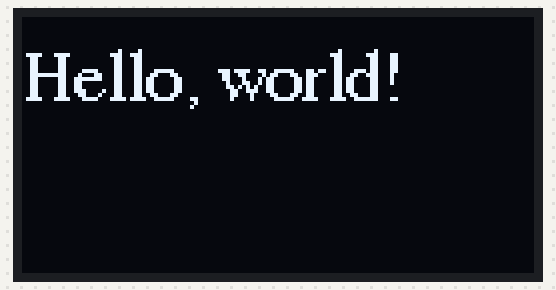
Recording of a sketch running on a simulated Arduino Uno, built with avr-gcc and run on an emulated ATmega328P. Parts: 128×64 one-colour display.

Above: at 0.1 s.

The sketch:

Fontes_de_Textos.ino
```cpp
/***********************************************************************************************
 * EXEMPLO DE APLICAÇÃO USANDO MÓDULO OLED 0,96" (Fonte de Texto)                              *
 * BY: LAB+ PROJETOS - 21.01.21 - UPDATE: 02.07.21                                             *
 * ><><><><><><><><><><><><><><><><><><><><><><><><><><><><><><><><><><><><><><><><><><><><><><*
 * Fontes:                                                                                     *
 * FreeMono12pt7b.h / FreeSansBoldOblique12pt7b.h / FreeMono18pt7b.h / FreeMono24pt7b.h        *
 * FreeSansBoldOblique18pt7b.h / FreeSansBoldOblique24pt7b.h / FreeMono9pt7b.h                 *
 * FreeSansBoldOblique9pt7b.h / FreeMonoBold12pt7b.h / FreeSansOblique12pt7b.h                 *
 * FreeMonoBold18pt7b.h / FreeSansOblique18pt7b.h / FreeMonoBold24pt7b.h                       *
 * FreeSansOblique24pt7b.h / FreeMonoBold9pt7b.h / FreeSansOblique9pt7b.h                      *
 * FreeMonoBoldOblique12pt7b.h / FreeSerif12pt7b.h / FreeMonoBoldOblique18pt7b.h               *
 * FreeSerif18pt7b.h / FreeMonoBoldOblique24pt7b.h / FreeSerif24pt7b.h / FreeSans12pt7b.h      *
 * FreeMonoBoldOblique9pt7b.h / FreeSerif9pt7b.h / FreeMonoOblique12pt7b.h                     *
 * FreeSerifBold12pt7b.h / FreeMonoOblique18pt7b.h / FreeSerifBold18pt7b.h                     *
 * FreeMonoOblique24pt7b.h / FreeSerifBold24pt7b.h / FreeMonoOblique9pt7b.h                    *
 * FreeSerifBold9pt7b.h / FreeSerifBoldItalic12pt7b.h / FreeSerifItalic9pt7b.h                 *
 * FreeSans18pt7b.h / FreeSerifBoldItalic18pt7b.h / FreeSans24pt7b.h                           *
 * FreeSerifBoldItalic24pt7b.h / FreeSans9pt7b.h / FreeSerifBoldItalic9pt7b.h                  *
 * FreeSansBold12pt7b.h / FreeSerifItalic12pt7b.h / FreeSansBold18pt7b.h                       *
 * FreeSerifItalic18pt7b.h / FreeSansBold24pt7b.h / FreeSerifItalic24pt7b.h                    *
 * FreeSansBold9pt7b.h /                                                                       *
 ***********************************************************************************************/
#include <SPI.h>                                                          //Biblioteca para uso de Sinal Periférico
#include <Wire.h>                                                         //Biblioteca para uso geral
#include <Adafruit_GFX.h>                                                 //Biblioteca para uso da Adafruit
#include <Adafruit_SSD1306.h>                                             //Biblioteca para uso do SSD1306 OLED
#include <Fonts/FreeSerif9pt7b.h>                                         //Biblioteca para uso da fonte

const byte SCREEN_WIDTH = 128;                                            //Define a quantidade de pixels de largura
const byte SCREEN_HEIGHT = 64;                                            //Define a quantidade de pixels de altura
const int OLED_RESET = -1;                                                //Pino de reset (-1) se compartilhar pino de reset Arduino
Adafruit_SSD1306 display(SCREEN_WIDTH, SCREEN_HEIGHT, &Wire, OLED_RESET); //Cria o objeto display e define a resolução

void setup()
{
  display.begin(SSD1306_SWITCHCAPVCC, 0x3C);                              //Ligação dos Circuitos Internos, Endereço padrão OLED.
  display.clearDisplay();                                                 //Limpa o buffer.
}

void loop()
{
  display.setFont(&FreeSerif9pt7b);                                       //Seleciona a Fonte FreeSerif9pt7b.h
  display.clearDisplay();                                                 //Limpa o buffer.
  display.setTextSize(1);                                                 //Seleciona o tamanho do texto (1=10px. / 2=20px. ...)
  display.setTextColor(WHITE);                                            //Seleciona a cor do Texto
  display.setCursor(0,20);                                                //Seleciona as coordenadas (X,Y)
  display.println("Hello, world!");                                       //Exibe o texto no Display
  display.display();                                                      //Atualiza a representação na memória, chamado para ligar o display
  delay(2000);                                                            //Aguarda 1s
}
```
